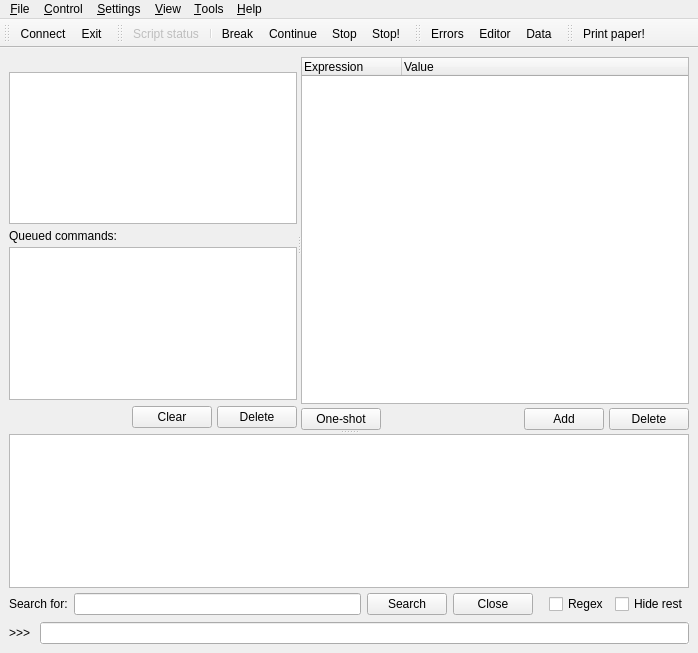
<?xml version="1.0" encoding="UTF-8"?>
<ui version="4.0">
 <class>MainWindow</class>
 <widget class="QMainWindow" name="MainWindow">
  <property name="geometry">
   <rect>
    <x>0</x>
    <y>0</y>
    <width>698</width>
    <height>653</height>
   </rect>
  </property>
  <property name="windowIcon">
   <iconset resource="../../resources/nicos-gui.qrc">
    <normaloff>:/sunny</normaloff>:/sunny</iconset>
  </property>
  <property name="toolButtonStyle">
   <enum>Qt::ToolButtonIconOnly</enum>
  </property>
  <widget class="QWidget" name="centralwidget">
   <layout class="QVBoxLayout" name="verticalLayout">
    <item>
     <widget class="QSplitter" name="mainSplitter">
      <property name="orientation">
       <enum>Qt::Vertical</enum>
      </property>
      <widget class="QSplitter" name="topSplitter">
       <property name="orientation">
        <enum>Qt::Horizontal</enum>
       </property>
       <widget class="QWidget" name="layoutWidget">
        <layout class="QVBoxLayout" name="tracelayout">
         <property name="spacing">
          <number>1</number>
         </property>
         <property name="margin">
          <number>0</number>
         </property>
         <item>
          <widget class="QLabel" name="statusLabel">
           <property name="text">
            <string>&lt;status&gt;</string>
           </property>
          </widget>
         </item>
         <item>
          <widget class="QListWidget" name="traceView">
           <property name="frameShadow">
            <enum>QFrame::Plain</enum>
           </property>
          </widget>
         </item>
         <item>
          <widget class="QFrame" name="queueFrame">
           <layout class="QGridLayout" name="gridLayout_2">
            <property name="leftMargin">
             <number>0</number>
            </property>
            <property name="topMargin">
             <number>4</number>
            </property>
            <property name="rightMargin">
             <number>0</number>
            </property>
            <property name="bottomMargin">
             <number>0</number>
            </property>
            <property name="horizontalSpacing">
             <number>5</number>
            </property>
            <property name="verticalSpacing">
             <number>4</number>
            </property>
            <item row="1" column="0" colspan="3">
             <widget class="QListWidget" name="queueView"/>
            </item>
            <item row="2" column="0">
             <spacer name="horizontalSpacer_2">
              <property name="orientation">
               <enum>Qt::Horizontal</enum>
              </property>
              <property name="sizeType">
               <enum>QSizePolicy::MinimumExpanding</enum>
              </property>
              <property name="sizeHint" stdset="0">
               <size>
                <width>118</width>
                <height>26</height>
               </size>
              </property>
             </spacer>
            </item>
            <item row="2" column="1">
             <widget class="QPushButton" name="clearQueue">
              <property name="text">
               <string>Clear</string>
              </property>
             </widget>
            </item>
            <item row="2" column="2">
             <widget class="QPushButton" name="deleteQueueItem">
              <property name="text">
               <string>Delete</string>
              </property>
             </widget>
            </item>
            <item row="0" column="0" colspan="3">
             <widget class="QLabel" name="label_3">
              <property name="text">
               <string>Queued commands:</string>
              </property>
             </widget>
            </item>
           </layout>
          </widget>
         </item>
        </layout>
       </widget>
       <widget class="QWidget" name="layoutWidget">
        <layout class="QGridLayout" name="gridLayout">
         <property name="horizontalSpacing">
          <number>5</number>
         </property>
         <property name="verticalSpacing">
          <number>4</number>
         </property>
         <property name="margin">
          <number>0</number>
         </property>
         <item row="0" column="0" colspan="4">
          <widget class="QTreeWidget" name="watchView">
           <property name="sizePolicy">
            <sizepolicy hsizetype="MinimumExpanding" vsizetype="Expanding">
             <horstretch>0</horstretch>
             <verstretch>0</verstretch>
            </sizepolicy>
           </property>
           <property name="autoFillBackground">
            <bool>true</bool>
           </property>
           <property name="frameShadow">
            <enum>QFrame::Plain</enum>
           </property>
           <property name="alternatingRowColors">
            <bool>true</bool>
           </property>
           <property name="allColumnsShowFocus">
            <bool>true</bool>
           </property>
           <column>
            <property name="text">
             <string>Expression</string>
            </property>
           </column>
           <column>
            <property name="text">
             <string>Value</string>
            </property>
           </column>
          </widget>
         </item>
         <item row="1" column="2">
          <widget class="QPushButton" name="addWatch">
           <property name="text">
            <string>Add</string>
           </property>
          </widget>
         </item>
         <item row="1" column="3">
          <widget class="QPushButton" name="deleteWatch">
           <property name="text">
            <string>Delete</string>
           </property>
          </widget>
         </item>
         <item row="1" column="1">
          <spacer name="horizontalSpacer">
           <property name="orientation">
            <enum>Qt::Horizontal</enum>
           </property>
           <property name="sizeType">
            <enum>QSizePolicy::Expanding</enum>
           </property>
           <property name="sizeHint" stdset="0">
            <size>
             <width>138</width>
             <height>20</height>
            </size>
           </property>
          </spacer>
         </item>
         <item row="1" column="0">
          <widget class="QPushButton" name="oneShotEval">
           <property name="text">
            <string>One-shot</string>
           </property>
          </widget>
         </item>
        </layout>
       </widget>
      </widget>
      <widget class="QWidget" name="layoutWidget">
       <layout class="QVBoxLayout" name="outViewLayout">
        <property name="spacing">
         <number>3</number>
        </property>
        <property name="margin">
         <number>0</number>
        </property>
        <item>
         <widget class="OutputView" name="outView">
          <property name="autoFillBackground">
           <bool>true</bool>
          </property>
          <property name="frameShadow">
           <enum>QFrame::Plain</enum>
          </property>
          <property name="tabChangesFocus">
           <bool>true</bool>
          </property>
          <property name="lineWrapMode">
           <enum>QTextEdit::NoWrap</enum>
          </property>
          <property name="openLinks">
           <bool>false</bool>
          </property>
         </widget>
        </item>
        <item>
         <widget class="QFrame" name="grepPanel">
          <property name="sizePolicy">
           <sizepolicy hsizetype="Preferred" vsizetype="Preferred">
            <horstretch>0</horstretch>
            <verstretch>0</verstretch>
           </sizepolicy>
          </property>
          <property name="frameShape">
           <enum>QFrame::NoFrame</enum>
          </property>
          <property name="frameShadow">
           <enum>QFrame::Raised</enum>
          </property>
          <layout class="QHBoxLayout" name="horizontalLayout_2">
           <property name="leftMargin">
            <number>0</number>
           </property>
           <property name="topMargin">
            <number>2</number>
           </property>
           <property name="rightMargin">
            <number>0</number>
           </property>
           <property name="bottomMargin">
            <number>1</number>
           </property>
           <item>
            <widget class="QLabel" name="label_2">
             <property name="text">
              <string>Search for:</string>
             </property>
            </widget>
           </item>
           <item>
            <widget class="HistoryLineEdit" name="grepText"/>
           </item>
           <item>
            <widget class="QPushButton" name="grepSearch">
             <property name="sizePolicy">
              <sizepolicy hsizetype="Minimum" vsizetype="Ignored">
               <horstretch>0</horstretch>
               <verstretch>0</verstretch>
              </sizepolicy>
             </property>
             <property name="text">
              <string>Search</string>
             </property>
             <property name="autoDefault">
              <bool>false</bool>
             </property>
            </widget>
           </item>
           <item>
            <widget class="QPushButton" name="grepClose">
             <property name="sizePolicy">
              <sizepolicy hsizetype="Preferred" vsizetype="Ignored">
               <horstretch>0</horstretch>
               <verstretch>0</verstretch>
              </sizepolicy>
             </property>
             <property name="text">
              <string>Close</string>
             </property>
            </widget>
           </item>
           <item>
            <spacer name="horizontalSpacer_3">
             <property name="orientation">
              <enum>Qt::Horizontal</enum>
             </property>
             <property name="sizeType">
              <enum>QSizePolicy::Fixed</enum>
             </property>
             <property name="sizeHint" stdset="0">
              <size>
               <width>10</width>
               <height>20</height>
              </size>
             </property>
            </spacer>
           </item>
           <item>
            <widget class="QCheckBox" name="grepRegex">
             <property name="text">
              <string>Regex</string>
             </property>
            </widget>
           </item>
           <item>
            <widget class="QCheckBox" name="grepHideRest">
             <property name="text">
              <string>Hide rest</string>
             </property>
            </widget>
           </item>
          </layout>
         </widget>
        </item>
       </layout>
      </widget>
     </widget>
    </item>
    <item>
     <layout class="QHBoxLayout" name="horizontalLayout">
      <property name="topMargin">
       <number>0</number>
      </property>
      <property name="bottomMargin">
       <number>0</number>
      </property>
      <item>
       <widget class="QLabel" name="label">
        <property name="text">
         <string>&gt;&gt;&gt; </string>
        </property>
        <property name="buddy">
         <cstring>commandInput</cstring>
        </property>
       </widget>
      </item>
      <item>
       <widget class="HistoryLineEdit" name="commandInput">
        <property name="autoFillBackground">
         <bool>true</bool>
        </property>
       </widget>
      </item>
     </layout>
    </item>
   </layout>
  </widget>
  <widget class="QMenuBar" name="menubar">
   <property name="geometry">
    <rect>
     <x>0</x>
     <y>0</y>
     <width>698</width>
     <height>21</height>
    </rect>
   </property>
   <widget class="QMenu" name="menuFile">
    <property name="title">
     <string>&amp;File</string>
    </property>
    <addaction name="actionConnect"/>
    <addaction name="separator"/>
    <addaction name="actionGrep"/>
    <addaction name="actionSave"/>
    <addaction name="actionPrint"/>
    <addaction name="separator"/>
    <addaction name="actionExit"/>
   </widget>
   <widget class="QMenu" name="menuControl">
    <property name="title">
     <string>&amp;Control</string>
    </property>
    <addaction name="actionBreak"/>
    <addaction name="actionContinue"/>
    <addaction name="actionStop"/>
    <addaction name="actionEmergencyStop"/>
    <addaction name="separator"/>
    <addaction name="actionRunCommand"/>
   </widget>
   <widget class="QMenu" name="menuSettings">
    <property name="title">
     <string>&amp;Settings</string>
    </property>
    <addaction name="actionFont"/>
    <addaction name="actionColor"/>
    <addaction name="separator"/>
    <addaction name="actionConnectionData"/>
    <addaction name="actionPreferences"/>
   </widget>
   <widget class="QMenu" name="menuView">
    <property name="title">
     <string>&amp;View</string>
    </property>
    <addaction name="actionUserEditor"/>
    <addaction name="actionAnalysis"/>
   </widget>
   <widget class="QMenu" name="menuHelp">
    <property name="title">
     <string>&amp;Help</string>
    </property>
    <addaction name="actionAbout"/>
    <addaction name="actionAboutQt"/>
   </widget>
   <widget class="QMenu" name="menuTools">
    <property name="title">
     <string>&amp;Tools</string>
    </property>
   </widget>
   <addaction name="menuFile"/>
   <addaction name="menuControl"/>
   <addaction name="menuSettings"/>
   <addaction name="menuView"/>
   <addaction name="menuTools"/>
   <addaction name="menuHelp"/>
  </widget>
  <widget class="QToolBar" name="toolBarMain">
   <property name="windowTitle">
    <string>Connection</string>
   </property>
   <property name="toolButtonStyle">
    <enum>Qt::ToolButtonTextBesideIcon</enum>
   </property>
   <attribute name="toolBarArea">
    <enum>TopToolBarArea</enum>
   </attribute>
   <attribute name="toolBarBreak">
    <bool>false</bool>
   </attribute>
   <addaction name="actionConnect"/>
   <addaction name="actionExit"/>
  </widget>
  <widget class="QToolBar" name="toolBarControl">
   <property name="windowTitle">
    <string>Control</string>
   </property>
   <property name="toolButtonStyle">
    <enum>Qt::ToolButtonIconOnly</enum>
   </property>
   <attribute name="toolBarArea">
    <enum>TopToolBarArea</enum>
   </attribute>
   <attribute name="toolBarBreak">
    <bool>false</bool>
   </attribute>
   <addaction name="actionStatus"/>
   <addaction name="separator"/>
   <addaction name="actionBreak"/>
   <addaction name="actionContinue"/>
   <addaction name="actionStop"/>
   <addaction name="actionEmergencyStop"/>
  </widget>
  <widget class="QToolBar" name="toolBarTools">
   <property name="windowTitle">
    <string>View</string>
   </property>
   <property name="toolButtonStyle">
    <enum>Qt::ToolButtonTextBesideIcon</enum>
   </property>
   <attribute name="toolBarArea">
    <enum>TopToolBarArea</enum>
   </attribute>
   <attribute name="toolBarBreak">
    <bool>false</bool>
   </attribute>
   <addaction name="actionErrorWindow"/>
   <addaction name="actionUserEditor"/>
   <addaction name="actionAnalysis"/>
  </widget>
  <widget class="QToolBar" name="printPaperBar">
   <property name="enabled">
    <bool>true</bool>
   </property>
   <property name="windowTitle">
    <string>Magic</string>
   </property>
   <property name="movable">
    <bool>true</bool>
   </property>
   <property name="toolButtonStyle">
    <enum>Qt::ToolButtonTextBesideIcon</enum>
   </property>
   <property name="floatable">
    <bool>true</bool>
   </property>
   <attribute name="toolBarArea">
    <enum>TopToolBarArea</enum>
   </attribute>
   <attribute name="toolBarBreak">
    <bool>false</bool>
   </attribute>
   <addaction name="actionPrintPaper"/>
  </widget>
  <action name="actionConnect">
   <property name="checkable">
    <bool>true</bool>
   </property>
   <property name="icon">
    <iconset resource="../../resources/nicos-gui.qrc">
     <normaloff>:/connect</normaloff>
     <normalon>:/disconnect</normalon>:/connect</iconset>
   </property>
   <property name="text">
    <string>&amp;Connect to server...</string>
   </property>
   <property name="iconText">
    <string>Connect</string>
   </property>
   <property name="toolTip">
    <string>Establish or break connection to server</string>
   </property>
   <property name="shortcut">
    <string>Ctrl+Shift+C</string>
   </property>
  </action>
  <action name="actionSave">
   <property name="icon">
    <iconset resource="../../resources/nicos-gui.qrc">
     <normaloff>:/save</normaloff>:/save</iconset>
   </property>
   <property name="text">
    <string>&amp;Save log...</string>
   </property>
   <property name="toolTip">
    <string>Save log window text</string>
   </property>
   <property name="shortcut">
    <string>Ctrl+S</string>
   </property>
  </action>
  <action name="actionPrint">
   <property name="icon">
    <iconset resource="../../resources/nicos-gui.qrc">
     <normaloff>:/print</normaloff>:/print</iconset>
   </property>
   <property name="text">
    <string>&amp;Print log...</string>
   </property>
   <property name="toolTip">
    <string>Print log window text</string>
   </property>
   <property name="shortcut">
    <string>Ctrl+P</string>
   </property>
  </action>
  <action name="actionExit">
   <property name="icon">
    <iconset resource="../../resources/nicos-gui.qrc">
     <normaloff>:/quit</normaloff>:/quit</iconset>
   </property>
   <property name="text">
    <string>E&amp;xit</string>
   </property>
   <property name="toolTip">
    <string>Exit program</string>
   </property>
   <property name="shortcut">
    <string>Ctrl+Q</string>
   </property>
   <property name="menuRole">
    <enum>QAction::QuitRole</enum>
   </property>
  </action>
  <action name="actionBreak">
   <property name="checkable">
    <bool>false</bool>
   </property>
   <property name="icon">
    <iconset resource="../../resources/nicos-gui.qrc">
     <normaloff>:/break</normaloff>:/break</iconset>
   </property>
   <property name="text">
    <string>&amp;Break</string>
   </property>
   <property name="toolTip">
    <string>Break running script</string>
   </property>
  </action>
  <action name="actionStop">
   <property name="icon">
    <iconset resource="../../resources/nicos-gui.qrc">
     <normaloff>:/stop</normaloff>:/stop</iconset>
   </property>
   <property name="text">
    <string>&amp;Stop</string>
   </property>
   <property name="toolTip">
    <string>Stop running script</string>
   </property>
  </action>
  <action name="actionEmergencyStop">
   <property name="icon">
    <iconset resource="../../resources/nicos-gui.qrc">
     <normaloff>:/emergency</normaloff>:/emergency</iconset>
   </property>
   <property name="text">
    <string>&amp;Emergency Stop</string>
   </property>
   <property name="iconText">
    <string>Stop!</string>
   </property>
   <property name="toolTip">
    <string>Stop script immediately and execute emergency stop actions</string>
   </property>
  </action>
  <action name="actionRunCommand">
   <property name="text">
    <string>Run &amp;command...</string>
   </property>
  </action>
  <action name="actionReload">
   <property name="text">
    <string>Reload &amp;NICOS</string>
   </property>
   <property name="toolTip">
    <string>Reload NICOS modules on server</string>
   </property>
   <property name="shortcut">
    <string>Ctrl+Shift+R</string>
   </property>
  </action>
  <action name="actionConnectionData">
   <property name="text">
    <string>Connection &amp;data...</string>
   </property>
  </action>
  <action name="actionFont">
   <property name="text">
    <string>&amp;Font...</string>
   </property>
  </action>
  <action name="actionColor">
   <property name="text">
    <string>&amp;Color...</string>
   </property>
  </action>
  <action name="actionUserEditor">
   <property name="icon">
    <iconset resource="../../resources/nicos-gui.qrc">
     <normaloff>:/editor</normaloff>:/editor</iconset>
   </property>
   <property name="text">
    <string>User &amp;editor</string>
   </property>
   <property name="iconText">
    <string>Editor</string>
   </property>
   <property name="shortcut">
    <string>Ctrl+E</string>
   </property>
  </action>
  <action name="actionAbout">
   <property name="text">
    <string>&amp;About...</string>
   </property>
   <property name="menuRole">
    <enum>QAction::AboutRole</enum>
   </property>
  </action>
  <action name="actionStatus">
   <property name="enabled">
    <bool>false</bool>
   </property>
   <property name="icon">
    <iconset>
     <disabledoff>:/idle</disabledoff>
    </iconset>
   </property>
   <property name="text">
    <string>Script status</string>
   </property>
  </action>
  <action name="actionPreferences">
   <property name="text">
    <string>&amp;Preferences...</string>
   </property>
  </action>
  <action name="actionAboutQt">
   <property name="text">
    <string>About Qt...</string>
   </property>
  </action>
  <action name="actionContinue">
   <property name="icon">
    <iconset resource="../../resources/nicos-gui.qrc">
     <normaloff>:/continue</normaloff>:/continue</iconset>
   </property>
   <property name="text">
    <string>&amp;Continue</string>
   </property>
   <property name="toolTip">
    <string>Continue script</string>
   </property>
   <property name="visible">
    <bool>false</bool>
   </property>
  </action>
  <action name="actionAnalysis">
   <property name="icon">
    <iconset resource="../../resources/nicos-gui.qrc">
     <normaloff>:/plotter</normaloff>:/plotter</iconset>
   </property>
   <property name="text">
    <string>Data &amp;Analysis</string>
   </property>
   <property name="iconText">
    <string>Data</string>
   </property>
   <property name="shortcut">
    <string>Ctrl+D</string>
   </property>
  </action>
  <action name="actionPrintPaper">
   <property name="icon">
    <iconset resource="../../resources/nicos-gui.qrc">
     <normaloff>:/print</normaloff>:/print</iconset>
   </property>
   <property name="text">
    <string>Print paper!</string>
   </property>
   <property name="shortcut">
    <string>Ctrl+Shift+P</string>
   </property>
  </action>
  <action name="actionGrep">
   <property name="text">
    <string>S&amp;earch in log...</string>
   </property>
   <property name="shortcut">
    <string>Ctrl+F</string>
   </property>
  </action>
  <action name="actionErrorWindow">
   <property name="icon">
    <iconset resource="../../resources/nicos-gui.qrc">
     <normaloff>:/errors</normaloff>:/errors</iconset>
   </property>
   <property name="text">
    <string>Errors</string>
   </property>
   <property name="toolTip">
    <string>Show window with all warnings and errors</string>
   </property>
  </action>
 </widget>
 <customwidgets>
  <customwidget>
   <class>HistoryLineEdit</class>
   <extends>QLineEdit</extends>
   <header>nicos.gui.histedit.h</header>
  </customwidget>
  <customwidget>
   <class>OutputView</class>
   <extends>QTextBrowser</extends>
   <header>nicos.gui.outview.h</header>
  </customwidget>
 </customwidgets>
 <resources>
  <include location="../../resources/nicos-gui.qrc"/>
 </resources>
 <connections>
  <connection>
   <sender>actionExit</sender>
   <signal>triggered()</signal>
   <receiver>MainWindow</receiver>
   <slot>close()</slot>
   <hints>
    <hint type="sourcelabel">
     <x>-1</x>
     <y>-1</y>
    </hint>
    <hint type="destinationlabel">
     <x>315</x>
     <y>326</y>
    </hint>
   </hints>
  </connection>
 </connections>
</ui>
